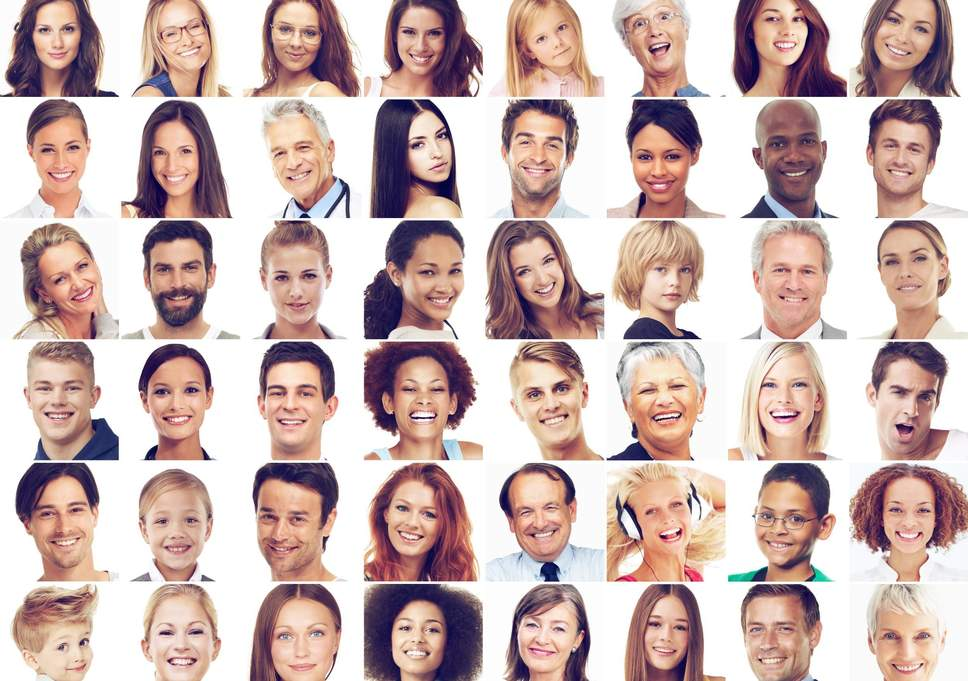
#> input picture faces.png, 968 x 681 px
$ jupyter execute --allow-errors Untitled.ipynb
#> lines starting #> are read from the running program, lines starting #| are printed output that depends on the picture; after the words box and inside, x2 and y2 are one past the last pixel; in counts of white or black regions, pixels touching at a corner belong together
1. Download the picture programatically
1. https://static.independent.co.uk/s3fs-public/thumbnails/image/2017/10/09/11/faces-1.jpg?w968h681

[cell 1]
import cv2
import urllib.request as urllib
import urllib.parse as urlparse
import matplotlib.pyplot as plt

url = "https://static.independent.co.uk/s3fs-public/thumbnails/image/2017/10/09/11/faces-1.jpg?w968h681"

#> (the rest of this cell did not finish here and is left out)

2. Mark all the faces in the picture with a green square
3. Mark all the eyes in the picture with a yellow square

[cell 2]
face_cascade = cv2.CascadeClassifier('haarcascade_frontalface_default.xml')
eye_cascade = cv2.CascadeClassifier('haarcascade_eye.xml')

img = cv2.imread('faces.png')
#> img is the input picture: shape (681, 968, 3); mean B, G, R 178.9, 181.9, 204.4
gray = cv2.cvtColor(img, cv2.COLOR_BGR2GRAY)
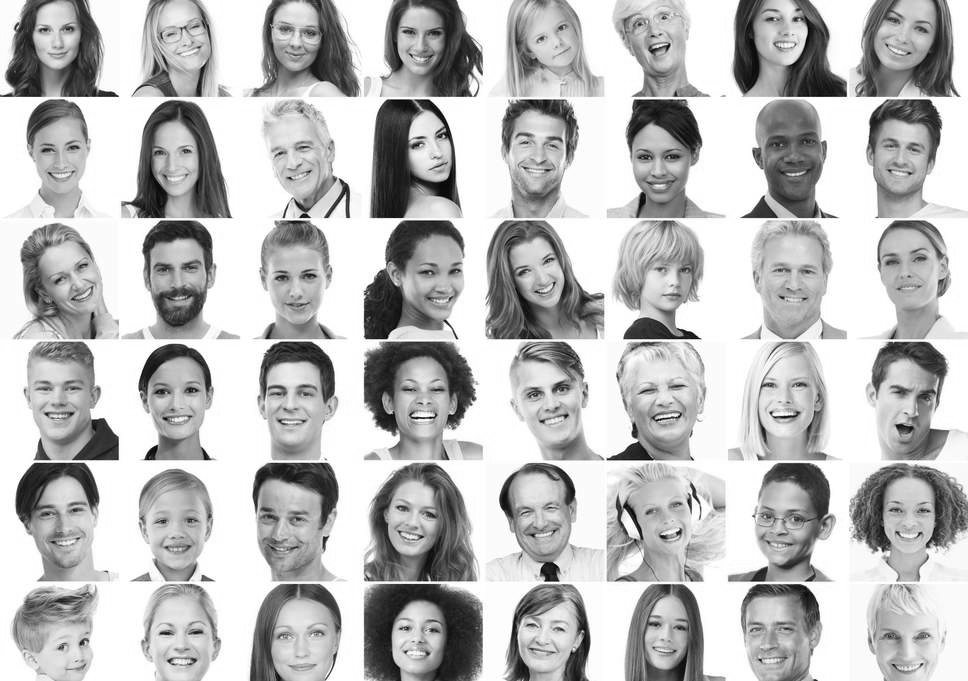
#> gray: shape (681, 968); min 2, max 255, mean 188.3
faces = face_cascade.detectMultiScale(gray)
#> faces = 47 rows, first 6: [758, 1, 55, 55], [27, 8, 60, 60], [389, 9, 63, 63], [866, 120, 69, 69], [142, 129, 62, 62], [756, 242, 74, 74]

for (x,y,w,h) in faces:
    cv2.rectangle(img,(x,y),(x+w,y+h),(0,255,0),2)
    roi_gray = gray[y:y+h, x:x+w]
    roi_color = img[y:y+h, x:x+w]
    eyes = eye_cascade.detectMultiScale(roi_gray)
    for (ex,ey,ew,eh) in eyes:
        cv2.rectangle(roi_color,(ex,ey),(ex+ew,ey+eh),(0,255,255),2)
#> this loop made 47 passes
#> (x, y, w, h, eyes) on passes 1, 2, 4, 6, 8, 12, 13, 14, 15, 17, 18, 19: (758, 1, 55, 55, [[2, 6, 23, 23]]), (27, 8, 60, 60, [[8, 12, 20, 20], [29, 10, 22, 22]]), (866, 120, 69, 69, [[14, 16, 22, 22]]), (756, 242, 74, 74, [[13, 17, 23, 23], [38, 16, 24, 24]]), (386, 603, 65, 65, [[8, 14, 22, 22], [35, 15, 23, 23]]), (757, 117, 69, 69, [[39, 13, 22, 22], [10, 15, 24, 24]]), (26, 123, 68, 68, [[35, 15, 22, 22], [9, 15, 24, 24]]), (256, 122, 72, 72, [[12, 20, 23, 23]]), (622, 129, 73, 73, [[11, 16, 23, 23], [38, 17, 23, 23]]), (252, 361, 79, 79, [[41, 21, 23, 23], [15, 19, 23, 23]]), (379, 484, 68, 68, [[12, 13, 23, 23]]), (25, 481, 77, 77, [[10, 21, 23, 23]])
#> (x, y, w, h) on passes 3, 5, 7, 9, 10, 11: (389, 9, 63, 63), (142, 129, 62, 62), (389, 363, 69, 69), (265, 7, 62, 62), (147, 7, 64, 64), (500, 113, 75, 75)
#> pass 1, `roi_gray = gray[y:y+h, x:x+w]`:
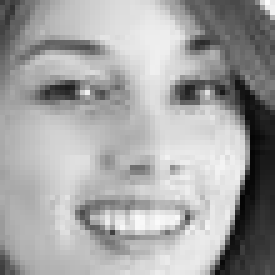
#> roi_gray: shape (55, 55) (shown 5 times larger); min 4, max 253, mean 163.7
#> pass 1, `roi_color = img[y:y+h, x:x+w]`:
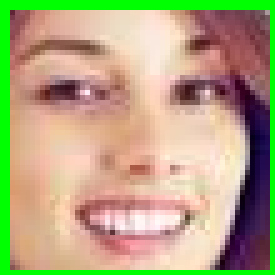
#> roi_color: shape (55, 55, 3) (shown 5 times larger); mean B, G, R 127.8, 166.2, 177.6
#> pass 2, `roi_gray = gray[y:y+h, x:x+w]`:
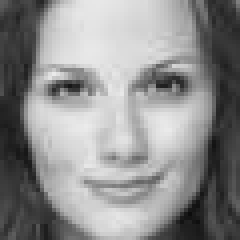
#> roi_gray: shape (60, 60) (shown 4 times larger); min 12, max 235, mean 141.8
#> pass 2, `roi_color = img[y:y+h, x:x+w]`:
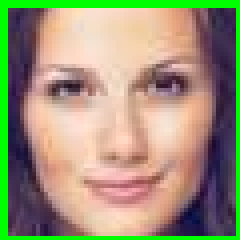
#> roi_color: shape (60, 60, 3) (shown 4 times larger); mean B, G, R 119.5, 148.2, 156
#> after the loop:
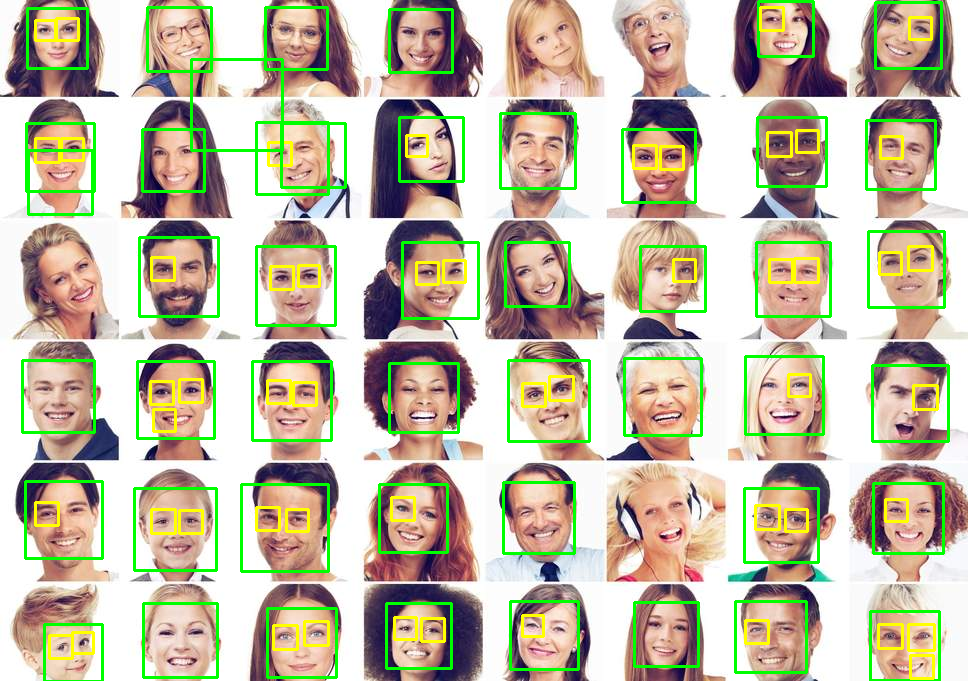
#> img: shape (681, 968, 3); 8.04% of pixels changed, all inside (x1, y1, x2, y2) = (21, 0, 950, 681)
#> after the loop:
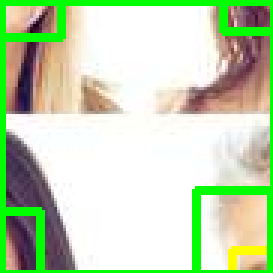
#> roi_color: shape (91, 91, 3) (shown 3 times larger); mean B, G, R 179.1, 214, 195.4
#> after the loop:
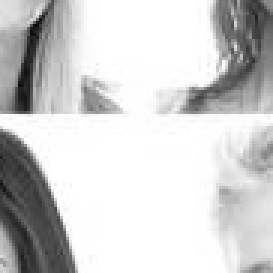
#> roi_gray: shape (91, 91) (shown 3 times larger); min 12, max 255, mean 206.9

plt.imshow(cv2.cvtColor(img, cv2.COLOR_BGR2RGB))
